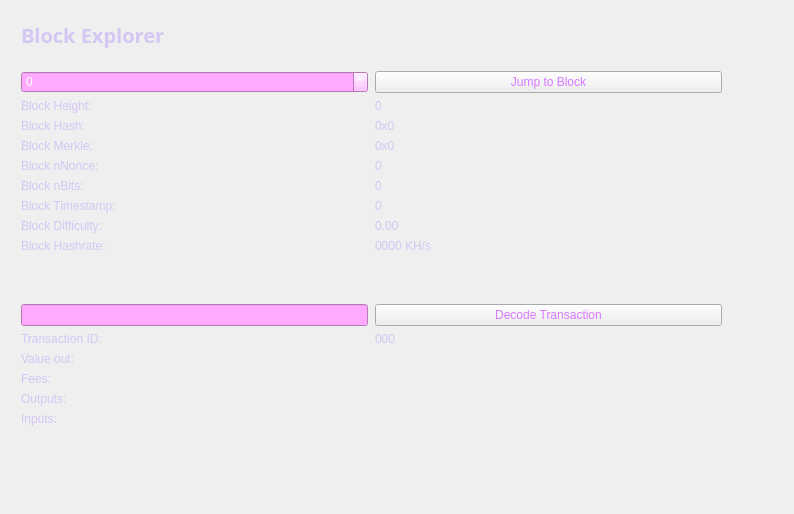
<?xml version="1.0" encoding="UTF-8"?>
<ui version="4.0">
 <class>BlockBrowser</class>
 <widget class="QWidget" name="BlockBrowser">
  <property name="windowModality">
   <enum>Qt::NonModal</enum>
  </property>
  <property name="enabled">
   <bool>true</bool>
  </property>
  <property name="geometry">
   <rect>
    <x>0</x>
    <y>0</y>
    <width>794</width>
    <height>514</height>
   </rect>
  </property>
  <property name="sizePolicy">
   <sizepolicy hsizetype="Preferred" vsizetype="Preferred">
    <horstretch>0</horstretch>
    <verstretch>0</verstretch>
   </sizepolicy>
  </property>
  <property name="minimumSize">
   <size>
    <width>0</width>
    <height>0</height>
   </size>
  </property>
  <property name="acceptDrops">
   <bool>false</bool>
  </property>
  <property name="windowTitle">
   <string>Form</string>
  </property>
  <property name="styleSheet">
   <string notr="true">color: rgb(255, 255, 255);</string>
  </property>
  <layout class="QGridLayout">
   <property name="sizeConstraint">
    <enum>QLayout::SetMaximumSize</enum>
   </property>
   <property name="leftMargin">
    <number>21</number>
   </property>
   <property name="topMargin">
    <number>21</number>
   </property>
   <property name="rightMargin">
    <number>10</number>
   </property>
   <item row="1" column="0">
    <widget class="QWidget" name="widget" native="true">
     <property name="styleSheet">
      <string notr="true">color:#D4C7F4;</string>
     </property>
     <widget class="QWidget" name="layoutWidget">
      <property name="geometry">
       <rect>
        <x>0</x>
        <y>0</y>
        <width>699</width>
        <height>27</height>
       </rect>
      </property>
      <layout class="QHBoxLayout" name="horizontalLayout_4">
       <property name="spacing">
        <number>7</number>
       </property>
       <item>
        <widget class="QLabel" name="label_5">
         <property name="font">
          <font>
           <family>Open Sans,sans-serif</family>
          </font>
         </property>
         <property name="styleSheet">
          <string notr="true">color:#D4C7F4;</string>
         </property>
         <property name="text">
          <string>&lt;html&gt;&lt;head/&gt;&lt;body&gt;&lt;p&gt;&lt;span style=&quot; font-size:20px; font-weight:600; color:#D4C7F4;&quot;&gt;Block Explorer &lt;/span&gt;&lt;/p&gt;&lt;/body&gt;&lt;/html&gt;</string>
         </property>
        </widget>
       </item>
       <item>
        <spacer name="horizontalSpacer_2">
         <property name="orientation">
          <enum>Qt::Horizontal</enum>
         </property>
         <property name="sizeHint" stdset="0">
          <size>
           <width>40</width>
           <height>20</height>
          </size>
         </property>
        </spacer>
       </item>
      </layout>
     </widget>
     <widget class="QWidget" name="layoutWidget_2">
      <property name="geometry">
       <rect>
        <x>0</x>
        <y>50</y>
        <width>701</width>
        <height>400</height>
       </rect>
      </property>
      <layout class="QGridLayout" name="gridLayout_3" rowstretch="0,0,0,0,0,0,0,0,0,0,0,0,0,0,0,0,0,0,0" columnstretch="0,0">
       <property name="sizeConstraint">
        <enum>QLayout::SetDefaultConstraint</enum>
       </property>
       <property name="horizontalSpacing">
        <number>7</number>
       </property>
       <item row="18" column="0">
        <spacer name="verticalSpacer">
         <property name="orientation">
          <enum>Qt::Vertical</enum>
         </property>
         <property name="sizeHint" stdset="0">
          <size>
           <width>20</width>
           <height>40</height>
          </size>
         </property>
        </spacer>
       </item>
       <item row="12" column="1">
        <widget class="QPushButton" name="txButton">
         <property name="styleSheet">
          <string notr="true">color: rgb(215, 120, 255);</string>
         </property>
         <property name="text">
          <string>Decode Transaction</string>
         </property>
        </widget>
       </item>
       <item row="17" column="0">
        <widget class="QLabel" name="inputLabel">
         <property name="text">
          <string>Inputs:</string>
         </property>
         <property name="alignment">
          <set>Qt::AlignLeading|Qt::AlignLeft|Qt::AlignTop</set>
         </property>
        </widget>
       </item>
       <item row="10" column="1">
        <widget class="QLabel" name="pawBox">
         <property name="text">
          <string>0000 KH/s</string>
         </property>
        </widget>
       </item>
       <item row="14" column="0">
        <widget class="QLabel" name="valueLabel">
         <property name="styleSheet">
          <string notr="true">color:#D4C7F4;</string>
         </property>
         <property name="text">
          <string>Value out:</string>
         </property>
        </widget>
       </item>
       <item row="13" column="0">
        <widget class="QLabel" name="txLabel">
         <property name="styleSheet">
          <string notr="true">color:#D4C7F4;</string>
         </property>
         <property name="text">
          <string>Transaction ID:</string>
         </property>
        </widget>
       </item>
       <item row="9" column="1">
        <widget class="QLabel" name="hardBox">
         <property name="text">
          <string>0.00</string>
         </property>
        </widget>
       </item>
       <item row="13" column="1">
        <widget class="QLabel" name="txID">
         <property name="text">
          <string>000</string>
         </property>
        </widget>
       </item>
       <item row="17" column="1">
        <widget class="QLabel" name="inputBox">
         <property name="text">
          <string/>
         </property>
         <property name="alignment">
          <set>Qt::AlignLeading|Qt::AlignLeft|Qt::AlignTop</set>
         </property>
        </widget>
       </item>
       <item row="14" column="1">
        <widget class="QLabel" name="valueBox">
         <property name="text">
          <string/>
         </property>
        </widget>
       </item>
       <item row="9" column="0">
        <widget class="QLabel" name="hardLabel">
         <property name="styleSheet">
          <string notr="true">color:#D4C7F4;</string>
         </property>
         <property name="text">
          <string>Block Difficulty:</string>
         </property>
        </widget>
       </item>
       <item row="1" column="0">
        <widget class="QSpinBox" name="heightBox">
         <property name="sizePolicy">
          <sizepolicy hsizetype="Preferred" vsizetype="Fixed">
           <horstretch>0</horstretch>
           <verstretch>0</verstretch>
          </sizepolicy>
         </property>
         <property name="styleSheet">
          <string notr="true">background-color: rgb(255, 170, 255);
color: rgb(255, 255, 255);</string>
         </property>
         <property name="maximum">
          <number>99999999</number>
         </property>
        </widget>
       </item>
       <item row="3" column="0">
        <widget class="QLabel" name="heightLabel_2">
         <property name="styleSheet">
          <string notr="true">color:#D4C7F4;</string>
         </property>
         <property name="text">
          <string>Block Height:</string>
         </property>
        </widget>
       </item>
       <item row="8" column="1">
        <widget class="QLabel" name="timeBox">
         <property name="text">
          <string>0</string>
         </property>
        </widget>
       </item>
       <item row="1" column="1">
        <widget class="QPushButton" name="blockButton">
         <property name="styleSheet">
          <string notr="true">color: rgb(215, 120, 255);</string>
         </property>
         <property name="text">
          <string>Jump to Block</string>
         </property>
        </widget>
       </item>
       <item row="5" column="0">
        <widget class="QLabel" name="merkleLabel">
         <property name="styleSheet">
          <string notr="true">color:#D4C7F4;</string>
         </property>
         <property name="text">
          <string>Block Merkle:</string>
         </property>
        </widget>
       </item>
       <item row="4" column="0">
        <widget class="QLabel" name="hashLabel">
         <property name="styleSheet">
          <string notr="true">color:#D4C7F4;</string>
         </property>
         <property name="text">
          <string>Block Hash:</string>
         </property>
        </widget>
       </item>
       <item row="15" column="1">
        <widget class="QLabel" name="feesBox">
         <property name="text">
          <string/>
         </property>
        </widget>
       </item>
       <item row="10" column="0">
        <widget class="QLabel" name="pawLabel">
         <property name="styleSheet">
          <string notr="true">color:#D4C7F4;</string>
         </property>
         <property name="text">
          <string>Block Hashrate:</string>
         </property>
        </widget>
       </item>
       <item row="3" column="1">
        <widget class="QLabel" name="heightLabel">
         <property name="text">
          <string>0</string>
         </property>
        </widget>
       </item>
       <item row="15" column="0">
        <widget class="QLabel" name="feesLabel">
         <property name="styleSheet">
          <string notr="true">color:#D4C7F4;</string>
         </property>
         <property name="text">
          <string>Fees:</string>
         </property>
        </widget>
       </item>
       <item row="7" column="0">
        <widget class="QLabel" name="bitsLabel">
         <property name="styleSheet">
          <string notr="true">color:#D4C7F4;</string>
         </property>
         <property name="text">
          <string>Block nBits:</string>
         </property>
        </widget>
       </item>
       <item row="7" column="1">
        <widget class="QLabel" name="bitsBox">
         <property name="text">
          <string>0</string>
         </property>
        </widget>
       </item>
       <item row="5" column="1">
        <widget class="QLabel" name="merkleBox">
         <property name="minimumSize">
          <size>
           <width>187</width>
           <height>0</height>
          </size>
         </property>
         <property name="text">
          <string>0x0</string>
         </property>
        </widget>
       </item>
       <item row="16" column="0">
        <widget class="QLabel" name="outputLabel">
         <property name="styleSheet">
          <string notr="true">color:#D4C7F4;</string>
         </property>
         <property name="text">
          <string>Outputs:</string>
         </property>
         <property name="alignment">
          <set>Qt::AlignLeading|Qt::AlignLeft|Qt::AlignTop</set>
         </property>
        </widget>
       </item>
       <item row="16" column="1">
        <widget class="QLabel" name="outputBox">
         <property name="text">
          <string/>
         </property>
         <property name="alignment">
          <set>Qt::AlignLeading|Qt::AlignLeft|Qt::AlignTop</set>
         </property>
        </widget>
       </item>
       <item row="6" column="0">
        <widget class="QLabel" name="nonceLabel">
         <property name="styleSheet">
          <string notr="true">color:#D4C7F4;</string>
         </property>
         <property name="text">
          <string>Block nNonce:</string>
         </property>
        </widget>
       </item>
       <item row="6" column="1">
        <widget class="QLabel" name="nonceBox">
         <property name="text">
          <string>0</string>
         </property>
        </widget>
       </item>
       <item row="8" column="0">
        <widget class="QLabel" name="timeLabel">
         <property name="styleSheet">
          <string notr="true">color:#D4C7F4;</string>
         </property>
         <property name="text">
          <string>Block Timestamp:</string>
         </property>
        </widget>
       </item>
       <item row="4" column="1">
        <widget class="QLabel" name="hashBox">
         <property name="enabled">
          <bool>true</bool>
         </property>
         <property name="sizePolicy">
          <sizepolicy hsizetype="Preferred" vsizetype="Preferred">
           <horstretch>0</horstretch>
           <verstretch>0</verstretch>
          </sizepolicy>
         </property>
         <property name="minimumSize">
          <size>
           <width>0</width>
           <height>0</height>
          </size>
         </property>
         <property name="text">
          <string>0x0</string>
         </property>
        </widget>
       </item>
       <item row="12" column="0">
        <widget class="QLineEdit" name="txBox">
         <property name="sizePolicy">
          <sizepolicy hsizetype="Preferred" vsizetype="Fixed">
           <horstretch>0</horstretch>
           <verstretch>0</verstretch>
          </sizepolicy>
         </property>
         <property name="styleSheet">
          <string notr="true">background-color: rgb(255, 170, 255);
color: rgb(255, 255, 255);</string>
         </property>
         <property name="inputMask">
          <string comment="Transaction id" extracomment="Transaction id"/>
         </property>
         <property name="placeholderText">
          <string comment="Transaction ID" extracomment="Transaction ID"/>
         </property>
        </widget>
       </item>
       <item row="11" column="0">
        <spacer name="verticalSpacer_2">
         <property name="orientation">
          <enum>Qt::Vertical</enum>
         </property>
         <property name="sizeHint" stdset="0">
          <size>
           <width>20</width>
           <height>40</height>
          </size>
         </property>
        </spacer>
       </item>
      </layout>
     </widget>
    </widget>
   </item>
  </layout>
 </widget>
 <resources/>
 <connections/>
</ui>
